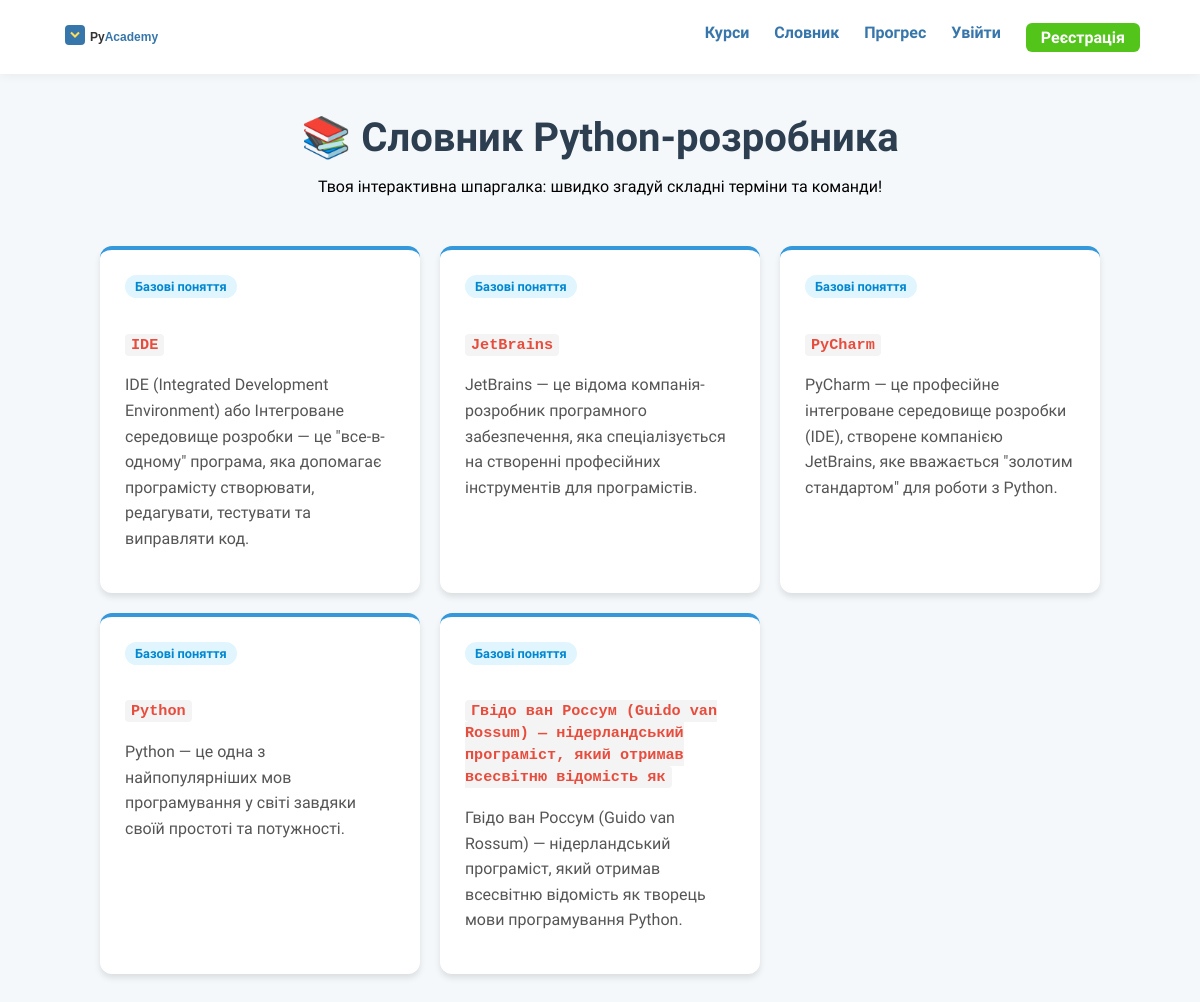
Page /dictionary/ on the committed database.
### courses/models.py (models this page shows, shortened)
class DictionaryTerm(models.Model):
    word = models.CharField(max_length=100, unique=True, verbose_name="Термін (код/слово)")
    definition = models.TextField(verbose_name="Визначення / Пояснення")
    category = models.CharField(max_length=50, blank=True, default="Базові поняття", verbose_name="Категорія")
    class Meta:
        verbose_name = "Термін словника"
        verbose_name_plural = "Словник термінів"
        ordering = ['word']

### courses/views.py (the view)
# urls.py: path('dictionary/', views.dictionary_view, name='dictionary'),
def dictionary_view(request):
    terms = DictionaryTerm.objects.all()
    return render(request, 'courses/dictionary.html', {'terms': terms})

### templates/courses/dictionary.html (shortened to what this page needs)
{% extends 'base.html' %}
{% load static %}
{% block content %}
<div class="dictionary-page-wrapper">
    <div class="dictionary-header">
        <h1 class="dictionary-main-title">📚 Словник Python-розробника</h1>
        <p class="dictionary-subtitle">Твоя інтерактивна шпаргалка: швидко згадуй складні терміни та команди!</p>
    </div>
    <div class="dictionary-grid">
        {% for term in terms %}
            <div class="dictionary-card">
                <div class="term-badge">{{ term.category }}</div>
                <h3 class="term-word"><code>{{ term.word }}</code></h3>
                <p class="term-definition">{{ term.definition|linebreaksbr }}</p>
            </div>
        {% empty %}
            <div class="empty-dictionary">
                <p>Словник поки що порожній. Зайди в адмінку Django та додай перші терміни! 🚀</p>
            </div>
        {% endfor %}
    </div>
</div>
{% endblock %}

### static/css/style.css (style rules this page uses)
:root { --py-blue: #3776AB; --py-yellow: #FFDE57; }
body { margin: 0; font-family: 'Abhaya Libre', serif; background-color: #f5f8fa; }
.dictionary-page-wrapper { max-width: 1000px; margin: 40px auto; padding: 0 20px; }
.dictionary-header { text-align: center; margin-bottom: 50px; }
.dictionary-main-title { font-size: 2.5rem; color: #2c3e50; margin-bottom: 10px; }
.dictionary-grid { display: grid; grid-template-columns: repeat(auto-fill, minmax(300px, 1fr)); gap: 20px; }
.dictionary-card { background: #ffffff; padding: 25px; border-radius: 12px; box-shadow: 0 4px 6px rgba(0,0,0,0.1); transition: transform 0.2s; border-top: 4px solid #3498db; }
.term-badge { display: inline-block; background: #e1f5fe; color: #0288d1; padding: 4px 10px; border-radius: 20px; font-size: 0.8rem; font-weight: bold; margin-bottom: 15px; }
.term-word code { background: #f4f4f4; padding: 2px 6px; border-radius: 4px; color: #e74c3c; }
.term-definition { color: #555; line-height: 1.6; }
.dictionary-grid { display: grid; grid-template-columns: 1fr; }
@media (min-width: 768px) { .dictionary-grid { grid-template-columns: repeat(2, 1fr); } }
@media (min-width: 1024px) { .dictionary-grid { grid-template-columns: repeat(3, 1fr); } }

### rows in the picture
DictionaryTerm: category "Базові поняття", word "IDE", definition "IDE (Integrated Development Environment) або Інтегроване середовище розробки — це \"все-в-одному\" програма, яка допомагає програмісту створювати, редагувати, тестувати та виправляти код."
DictionaryTerm: category "Базові поняття", word "JetBrains", definition "JetBrains — це відома компанія-розробник програмного забезпечення, яка спеціалізується на створенні професійних інструментів для програмістів."
DictionaryTerm: category "Базові поняття", word "PyCharm", definition "PyCharm — це професійне інтегроване середовище розробки (IDE), створене компанією JetBrains, яке вважається \"золотим стандартом\" для роботи з Python."
DictionaryTerm: category "Базові поняття", word "Python", definition "Python — це одна з найпопулярніших мов програмування у світі завдяки своїй простоті та потужності."
DictionaryTerm: category "Базові поняття", word "Гвідо ван Россум (Guido van Rossum) — нідерландський програміст, який отримав всесвітню відомість як", definition "Гвідо ван Россум (Guido van Rossum) — нідерландський програміст, який отримав всесвітню відомість як творець мови програмування Python."
